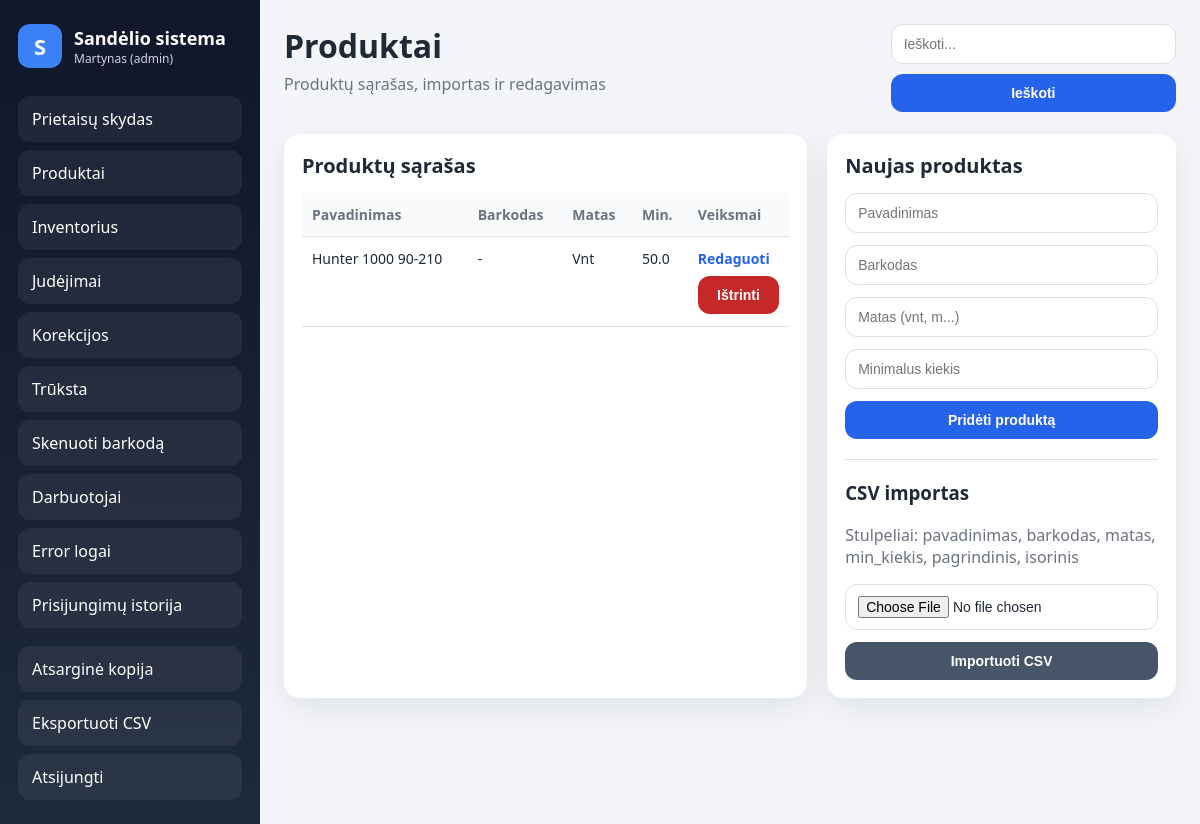
The page /produktai (signed in) on the database its author committed.
### tables this page shows
CREATE TABLE produktai (
        id INTEGER PRIMARY KEY AUTOINCREMENT,
        pavadinimas TEXT NOT NULL,
        barkodas TEXT UNIQUE,
        matas TEXT NOT NULL,
        min_kiekis REAL NOT NULL DEFAULT 0
    );

### app.py (the view)
@app.route("/produktai")
@admin_required
def produktai():
    paieska = request.args.get("q", "")
    redaguoti_id = request.args.get("redaguoti")
    produktai = gauti_produktus(paieska)
    redaguojamas = gauti_produkta(int(redaguoti_id)) if redaguoti_id else None
    return render_template(
        "produktai.html",
        produktai=produktai,
        paieska=paieska,
        message=request.args.get("message", ""),
        redaguojamas=redaguojamas
    )

### app.py (called while the page is built)
def gauti_conn():
    conn = sqlite3.connect(DB)
    conn.row_factory = sqlite3.Row
    return conn

def get_setting(key, default=""):
    conn = gauti_conn()
    c = conn.cursor()
    c.execute("SELECT value FROM settings WHERE key = ?", (key,))
    row = c.fetchone()
    conn.close()
    return row["value"] if row else default

def system_locked():
    return get_setting("system_locked", "0") == "1"

def login_required(f):
    @wraps(f)
    def wrapper(*args, **kwargs):
        if not session.get("user_id"):
            return redirect(url_for("login"))
        last_activity = session.get("last_activity")
        if last_activity:
            last_dt = datetime.fromisoformat(last_activity)
            if datetime.now() - last_dt > timedelta(minutes=INACTIVITY_MINUTES):
                session.clear()
                return redirect(url_for("login", message="Sesija baigėsi dėl neaktyvumo."))
        session["last_activity"] = datetime.now().isoformat()
        return f(*args, **kwargs)
    return wrapper

def admin_required(f):
    @wraps(f)
    @login_required
    def wrapper(*args, **kwargs):
        if session.get("role") != "admin":
            return redirect(url_for("dashboard", message="Neturi teisių."))
        return f(*args, **kwargs)
    return wrapper

def gauti_produktus(paieska=""):
    conn = gauti_conn()
    c = conn.cursor()
    if paieska.strip():
        q = f"%{paieska.strip()}%"
        c.execute("""
        SELECT * FROM produktai
        WHERE pavadinimas LIKE ? OR barkodas LIKE ?
        ORDER BY pavadinimas
        """, (q, q))
    else:
        c.execute("SELECT * FROM produktai ORDER BY pavadinimas")
    rows = c.fetchall()
    conn.close()
    return rows

@app.before_request
def before_request():
    g.current_user = None
    if request.endpoint in {"login", "static", "manifest", "service_worker"}:
        return
    if system_locked():
        allowed = {"login", "logout", "dashboard", "static", "manifest", "service_worker"}
        if request.endpoint not in allowed:
            if session.get("role") != "admin":
                return redirect(url_for("dashboard", message="Sistema užrakinta. Kreipkis į adminą."))

### templates/produktai.html (shortened to what this page needs)
{% extends "base.html" %}
{% block content %}
<div class="topbar">
    <div>
        <h1>Produktai</h1>
        <p class="muted">Produktų sąrašas, importas ir redagavimas</p>
    </div>
    <form method="get" class="search-form">
        <input type="text" name="q" placeholder="Ieškoti..." value="{{ paieska }}">
        <button type="submit">Ieškoti</button>
    </form>
</div>
<div class="main-grid">
    <section class="card">
        <div class="card-header"><h2>Produktų sąrašas</h2></div>
        <div class="table-wrap">
            <table>
                <thead>
                    <tr><th>Pavadinimas</th><th>Barkodas</th><th>Matas</th><th>Min.</th><th>Veiksmai</th></tr>
                </thead>
                <tbody>
                {% for p in produktai %}
                <tr>
                    <td>{{ p["pavadinimas"] }}</td>
                    <td>{{ p["barkodas"] or "-" }}</td>
                    <td>{{ p["matas"] }}</td>
                    <td>{{ p["min_kiekis"] }}</td>
                    <td>
                        <a class="edit-link" href="/produktai?redaguoti={{ p['id'] }}">Redaguoti</a>
                        <form method="post" action="/istrinti_produkta/{{ p['id'] }}" onsubmit="return confirm('Ar tikrai nori ištrinti?');" style="margin-top:8px;">
                            <button type="submit" class="danger-btn">Ištrinti</button>
                        </form>
                    </td>
                </tr>
                {% endfor %}
                </tbody>
            </table>
        </div>
    </section>
    <section class="card">
        <div class="card-header"><h2>{% if redaguojamas %}Redaguoti{% else %}Naujas produktas{% endif %}</h2></div>
        {% if redaguojamas %}
        <form method="post" action="/redaguoti_produkta" class="stack-form">
            <input type="hidden" name="produkto_id" value="{{ redaguojamas['id'] }}">
            <input type="text" name="pavadinimas" value="{{ redaguojamas['pavadinimas'] }}" required>
            <input type="text" name="barkodas" value="{{ redaguojamas['barkodas'] or '' }}">
            <input type="text" name="matas" value="{{ redaguojamas['matas'] }}" required>
            <input type="number" step="0.01" min="0" name="min_kiekis" value="{{ redaguojamas['min_kiekis'] }}" required>
            <button type="submit">Išsaugoti</button>
            <a class="cancel-link" href="/produktai">Atšaukti</a>
        </form>
        {% else %}
        <form method="post" action="/prideti_produkta" class="stack-form">
            <input type="text" name="pavadinimas" placeholder="Pavadinimas" required>
            <input type="text" name="barkodas" placeholder="Barkodas">
            <input type="text" name="matas" placeholder="Matas (vnt, m...)" required>
            <input type="number" step="0.01" min="0" name="min_kiekis" placeholder="Minimalus kiekis" required>
            <button type="submit">Pridėti produktą</button>
        </form>
        {% endif %}
        <hr style="margin:20px 0;border:none;border-top:1px solid #d9e0ea;">
        <h3>CSV importas</h3>
        <p class="muted">Stulpeliai: pavadinimas, barkodas, matas, min_kiekis, pagrindinis, isorinis</p>
        <form method="post" action="/importas" enctype="multipart/form-data" class="stack-form">
            <input type="file" name="csv_failas" accept=".csv" required>
            <button type="submit" class="secondary">Importuoti CSV</button>
        </form>
    </section>
</div>
{% endblock %}

### static/style.css (style rules this page uses)
:root { --bg: #f3f5f8; --panel: #ffffff; --line: #d9e0ea; --text: #1f2937; --muted: #6b7280; --primary: #2563eb; --primary-hover: #1d4ed8; --danger: #c62828; --shadow: 0 10px 30px rgba(15, 23, 42, 0.08); --radius: 16px; }
* { box-sizing: border-box; }
html, body { margin: 0; padding: 0; background: var(--bg); color: var(--text); font-family: "Segoe UI", Arial, sans-serif; }
.topbar { display: flex; align-items: flex-start; justify-content: space-between; gap: 18px; margin-bottom: 22px; flex-wrap: wrap; }
.topbar h1 { margin: 0; font-size: 32px; }
.muted { color: var(--muted); margin-top: 6px; }
.search-form { display: flex; gap: 10px; flex-wrap: wrap; }
.main-grid { display: grid; grid-template-columns: 1.5fr 1fr; gap: 20px; }
.card { background: var(--panel); border-radius: var(--radius); box-shadow: var(--shadow); padding: 18px; margin-bottom: 20px; }
.card-header { display: flex; align-items: center; justify-content: space-between; gap: 12px; margin-bottom: 14px; }
.card-header h2 { margin: 0; font-size: 20px; }
.table-wrap { overflow-x: auto; }
table { width: 100%; border-collapse: collapse; }
th, td { text-align: left; vertical-align: top; border-bottom: 1px solid var(--line); padding: 12px 10px; font-size: 14px; }
th { color: var(--muted); font-weight: 600; background: #f8fafc; }
.stack-form { display: grid; gap: 12px; }
input, select, button { width: 100%; border: 1px solid var(--line); border-radius: 12px; padding: 11px 12px; font-size: 14px; background: white; }
button { cursor: pointer; background: var(--primary); color: white; border: none; font-weight: 600; transition: 0.15s ease; }
button.secondary { background: #475569; }
.danger-btn { background: var(--danger); }
.edit-link, .cancel-link { display: inline-block; text-decoration: none; color: var(--primary); font-weight: 600; }

### rows shown on the page
produktai: pavadinimas "Hunter 1000 90-210", p "-", matas "Vnt", min_kiekis "50.0"

### other values the page prints
{{ session.get('username', '') }} "Martynas"
{{ session.get('role', '') }} "admin"
